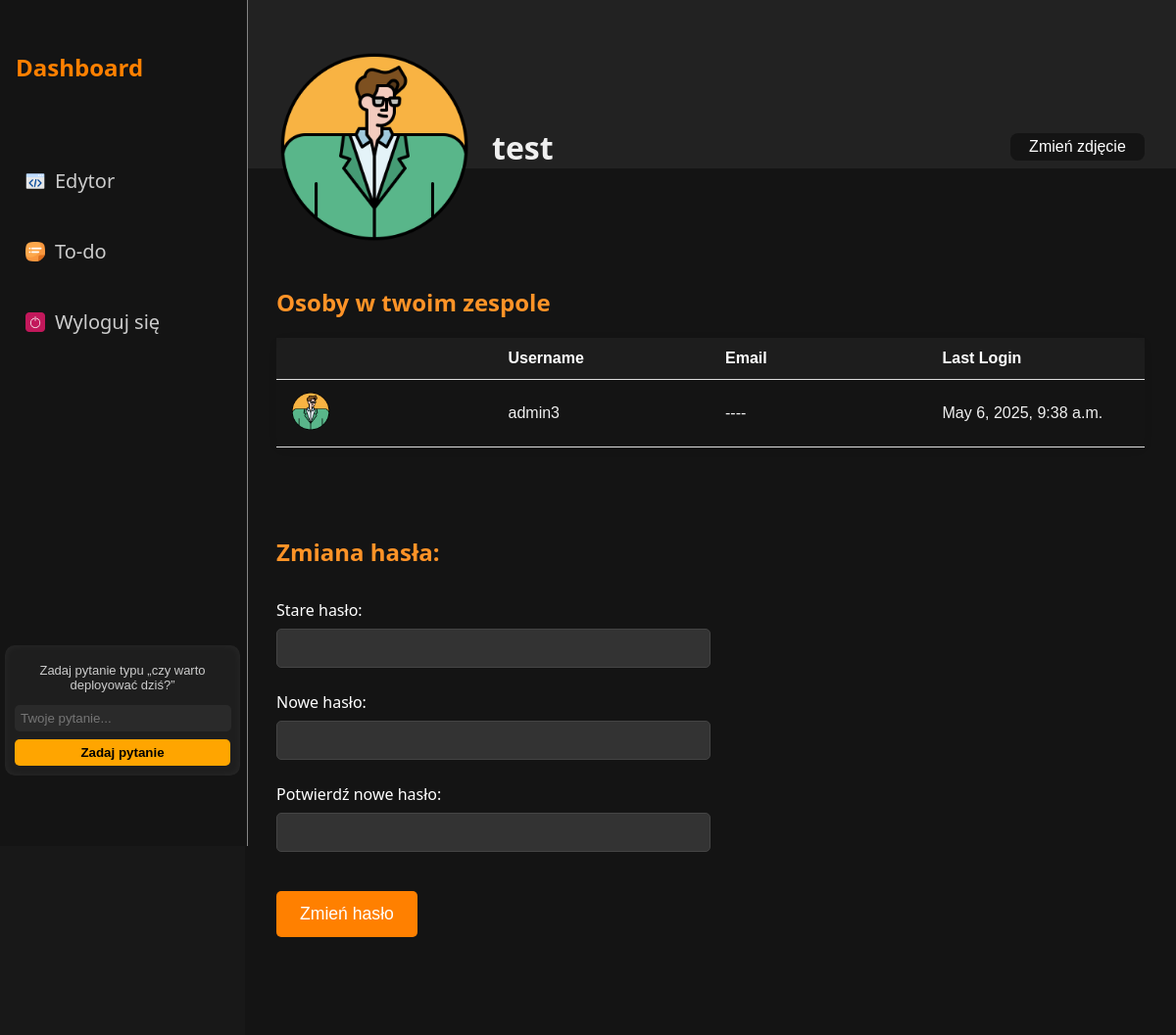
Screenshot of /profile/ (signed in) with the database file from the repository.
### todo/models.py (models this page shows, shortened)
class UserForProject(models.Model):
    user = models.OneToOneField(User, on_delete=models.CASCADE)
    friend_id = models.IntegerField(null=True, blank=True)
    avatar = models.CharField(max_length=255, default='avatars/avatar.png')

### main/views.py (the view, shortened to what this page needs)
# urls.py: path('profile/', views.profile_view, name='profile'),
@login_required
def profile_view(request):
    if request.method == 'POST' and request.POST.get('password'):
        form = PasswordChangeForm(user=request.user, data=request.POST)
        if form.is_valid():
            form.save()
            update_session_auth_hash(request, form.user)
            return redirect('profile')
    else:
        form = PasswordChangeForm(user=request.user)
    cur_user = UserForProject.objects.get(user_id=request.user.id)
    all_users = UserForProject.objects.all()
    users_with_same_friend_id = all_users.filter(friend_id=cur_user.friend_id)
    users_with_user_as_friend = all_users.filter(friend_id=request.user.id)
    if cur_user.friend_id:
        try:
            op_user = UserForProject.objects.get(user_id=cur_user.friend_id)
        except UserForProject.DoesNotExist:
            op_user = None
    else:
        op_user = None
    if cur_user.friend_id:
        team = list(users_with_same_friend_id) + list(users_with_user_as_friend) + [op_user]
        team = [user for user in team if user and user.user_id != request.user.id]
        team = list({user.id: user for user in team}.values())
    else:
        team = []
    if not team:
        team = None
    return render(request, 'dashboard.html', {'user': request.user, 'team': team, 'form': form, 'ava': cur_user.avatar})

### main/templates/dashboard.html (shortened to what this page needs)
{% load static %}
<!DOCTYPE html>
<html lang="en">
<head>
    <link rel="stylesheet" href="{% static 'styles/dashboard.css' %}">
</head>
<body>
    <div class="container">
        <aside class="sidebar">
            <h2 style='margin-right: 30px;'>Dashboard</h2>
            <nav>
                <ul>
                    <li><a href="{% url 'edytor' %}"><img src='{% static "img/code.png"%}'>Edytor</a></li>
                    <li><a href="{% url 'todo' %}"><img src='{% static "img/todo_logo.png"%}'>To-do</a></li>
                    <li><a href="{% url 'logout' %}" id='logout'><img src='{% static "img/logout.png"%}'>Wyloguj się</a></li>
                </ul>
            </nav>
            <div id="yesno-widget">
                <p id="yesno-desc">Zadaj pytanie typu „czy warto deployować dziś?”</p>
                <input type="text" id="yesno-input" placeholder="Twoje pytanie..." />
                <button onclick="askYesNo()">Zadaj pytanie</button>
            </div>
        </aside>
        <main class="main">
            <header class="header">
                <div class="header-left">
                    <img src="{% static ava %}" alt="Avatar" class="avatar">
                    <h1> {{ user.username }}</h1>
                </div>
                <button class='avatar-btn' type="button" onclick="document.getElementById('avatarInput').click();">Zmień zdjęcie</button>
            </header>
            <section class="content">
                <h2>Osoby w twoim zespole</h2>
                <table class="team-table">
                    <thead>
                        <tr>
                            <th></th>
                            <th>Username</th>
                            <th>Email</th>
                            <th>Last Login</th>
                        </tr>
                    </thead>
                    <tbody>
                        {% if team %}
                            {% for member in team %}
                                <tr>
                                    <td><img src="{% static member.avatar %}" alt="Avatar" class="member-avatar"></td>
                                    <td>{{ member.user.username }}</td>
                                    {% if member.user.email %}<td><a href='mailto:{{ member.user.email }}'>{{ member.user.email }}</a></td>{% else %}<td>----</td>{% endif %}
                                    <td>{{ member.user.last_login }}</td>
                                </tr>
                            {% endfor %}
                        {% else %}
                            <tr>
                                <td colspan='4' style='text-align: center;'> brak </td>
                            </tr>
                        {% endif %}
                    </tbody>
                </table>
                <h2>Zmiana hasła:</h2>
                <form method="post">
                    <div class="form-row">
                        <label for="{{ form.old_password.id_for_label }}">Stare hasło:</label>
                        {{ form.old_password }}
                    </div>
                    <div class="form-row">
                        <label for="{{ form.new_password1.id_for_label }}">Nowe hasło:</label>
                        {{ form.new_password1 }}
                    </div>
                    <div class="form-row">
                        <label for="{{ form.new_password2.id_for_label }}">Potwierdź nowe hasło:</label>
                        {{ form.new_password2 }}
                    </div>
                    <button type="submit">Zmień hasło</button>
                </form>
            </section>
        </main>
    </div>
</body>
</html>

### staticfiles/styles/dashboard.css (style rules this page uses)
body { margin: 0; font-family: 'Segoe UI', sans-serif; background: #181818; color: #f0f0f0; }
.container { display: flex; height: 100vh; }
.sidebar { background: #141414; width: 220px; height: 100vh; padding: 2rem 1rem; display: flex; flex-direction: column; gap: 1rem; border-right: 1px solid rgba(255, 255, 255, 0.484); position: fixed; }
.sidebar h2 { color: #ff8000; margin-bottom: 2rem; }
.sidebar nav ul { list-style: none; padding: 0; }
.sidebar nav ul li { margin: 2rem 0; display: flex; align-items: center; }
.sidebar nav ul li img { height: 20px; margin: 10px; }
.sidebar nav ul li a { text-decoration: none; color: #ccc; font-size: 1rem; display: flex; align-items: center; font-size: 20px; }
.main { flex: 1; background: #222; display: flex; flex-direction: column; margin-left: 250px; }
.header { display: flex; justify-content: space-between; align-items: center; padding: 2rem; padding-top: 50px; z-index: 10; }
.header-left { display: flex; align-items: center; }
.avatar-btn { background-color: #141414; color: white; border: none; padding: 0.3rem 1.2rem; border-radius: 8px; cursor: pointer; font-size: 1rem; transition: background-color 0.3s ease; }
.header h1 { margin: 0; font-size: 2rem; }
.header img { width: 200px; height: 200px; border-radius: 50%; margin-right: 20px; }
.content { padding: 2rem; background-color: #141414; padding-top: 100px; margin-top: -110px; height: 100%; padding-bottom: 100px; }
.content h2 { color: #ff9327; }
.team-table { width: 100%; border-collapse: collapse; margin: 20px 0; font-family: Arial, sans-serif; background-color: #f9f9f900; box-shadow: 0 2px 8px rgba(0, 0, 0, 0.1); border-radius: 10px; margin-bottom: 90px; }
.team-table th, .team-table td { padding: 12px 15px; text-align: left; border-bottom: 1px solid #ddd; }
.team-table th { background-color: #ffffff0a; color: white; font-weight: bold; }
.team-table img.member-avatar { width: 40px; height: 40px; border-radius: 50%; object-fit: cover; }
.team-table td { vertical-align: middle; width: 25%; }
.team-table td img { margin-right: 10px; }
form { margin-top: 2rem; width: 50%; }
form .form-row { display: flex; flex-direction: column; margin-bottom: 1.5rem; }
form .form-row label { color: #ffffff; font-size: 1rem; margin-bottom: 0.5rem; }
form .form-row input { padding: 10px; font-size: 1rem; border: 1px solid #444; border-radius: 5px; background-color: #333; color: #f0f0f0; }
form button { background-color: #ff8000; color: #fff; border: none; padding: 0.8rem 1.5rem; font-size: 1.1rem; border-radius: 5px; cursor: pointer; transition: background-color 0.3s; margin-top: 1rem; }
form .form-row input::placeholder { color: #888; }
#yesno-widget { background: #1e1e1e; color: #fff; border-radius: 10px; padding: 10px; font-family: sans-serif; box-shadow: inset 0 0 10px rgba(255, 255, 255, 0.05); width: 100%; max-width: 100%; margin-top: auto; overflow: hidden; margin-left: -11px; margin-bottom: 40px; }
#yesno-widget input { width: 95%; padding: 6px; border-radius: 5px; border: none; margin-bottom: 8px; background: #2a2a2a; color: white; }
#yesno-widget button { width: 100%; padding: 6px; background: orange; border: none; border-radius: 5px; cursor: pointer; font-weight: bold; color: black; }
#yesno-widget p { margin-top: 8px; font-size: 13px; color: #ccc; text-align: center; }

### rows the page displays
UserForProject: avatar (placeholder picture)
UserForProject: avatar (placeholder picture), user.username "admin3", user.last_login "May 6, 2025, 9:38 a.m."

### other values shown
{{ user.username }} "test"
